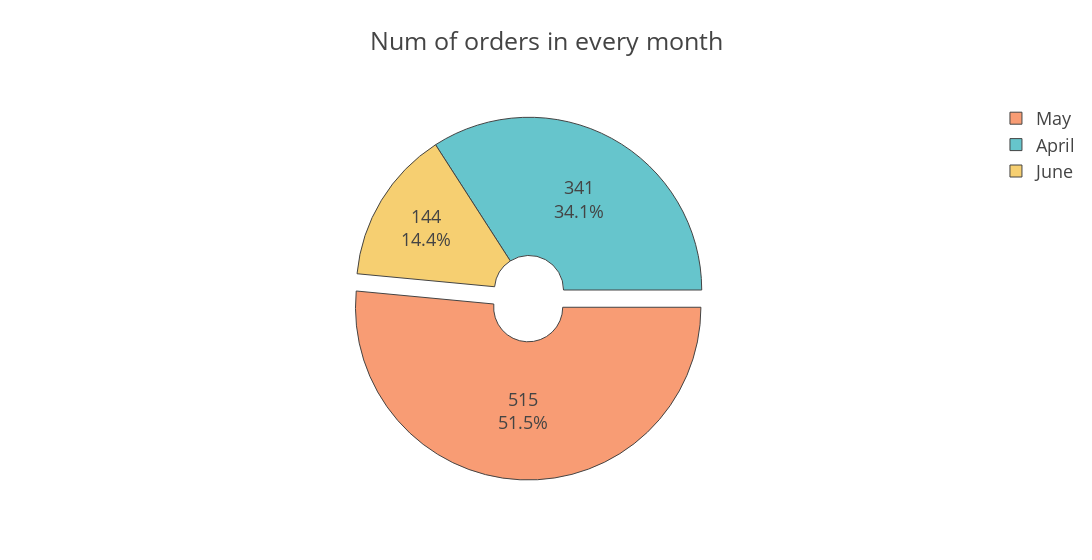

The code cell stored with this chart in its notebook:
### Code cell
dff=df.groupby("month_name")["OrderID"].count().reset_index(name="num_of_orders")
fig=px.pie(data_frame=dff,
          names="month_name",
          values="num_of_orders",
          hole=0.2,
          color="month_name",
          color_discrete_sequence=px.colors.qualitative.Pastel,
          title="Num of orders in every month",
          width=1400,
          template="presentation",
          labels={"month_name":"Month","num_of_orders":"Num of orders"},
          )
fig.update_traces(textposition="inside",textinfo="percent+value",
                  pull=[0,0,0.1],rotation=90,marker=dict(line=dict(width=1)))
print(dff)
fig.show()

### Figure 1 — Plotly figure (JSON) as saved in the notebook; plotly's stock layout.template omitted (floating-point values rounded to 4 significant figures)
{"data": [{"customdata": [["April"], ["June"], ["May"]], "domain": {"x": [0, 1], "y": [0, 1]}, "hole": 0.2, "hovertemplate": "Month=%{customdata[0]}<br>Num of orders=%{value}<extra></extra>", "labels": ["April", "June", "May"], "legendgroup": "", "marker": {"colors": ["rgb(102, 197, 204)", "rgb(246, 207, 113)", "rgb(248, 156, 116)"], "line": {"width": 1}}, "name": "", "pull": [0, 0, 0.1], "rotation": 90, "showlegend": true, "textinfo": "percent+value", "textposition": "inside", "type": "pie", "values": [341, 144, 515]}], "layout": {"legend": {"tracegroupgap": 0}, "piecolorway": ["rgb(102, 197, 204)", "rgb(246, 207, 113)", "rgb(248, 156, 116)", "rgb(220, 176, 242)", "rgb(135, 197, 95)", "rgb(158, 185, 243)", "rgb(254, 136, 177)", "rgb(201, 219, 116)", "rgb(139, 224, 164)", "rgb(180, 151, 231)", "rgb(179, 179, 179)"], "title": {"text": "Num of orders in every month"}, "width": 1400}}
